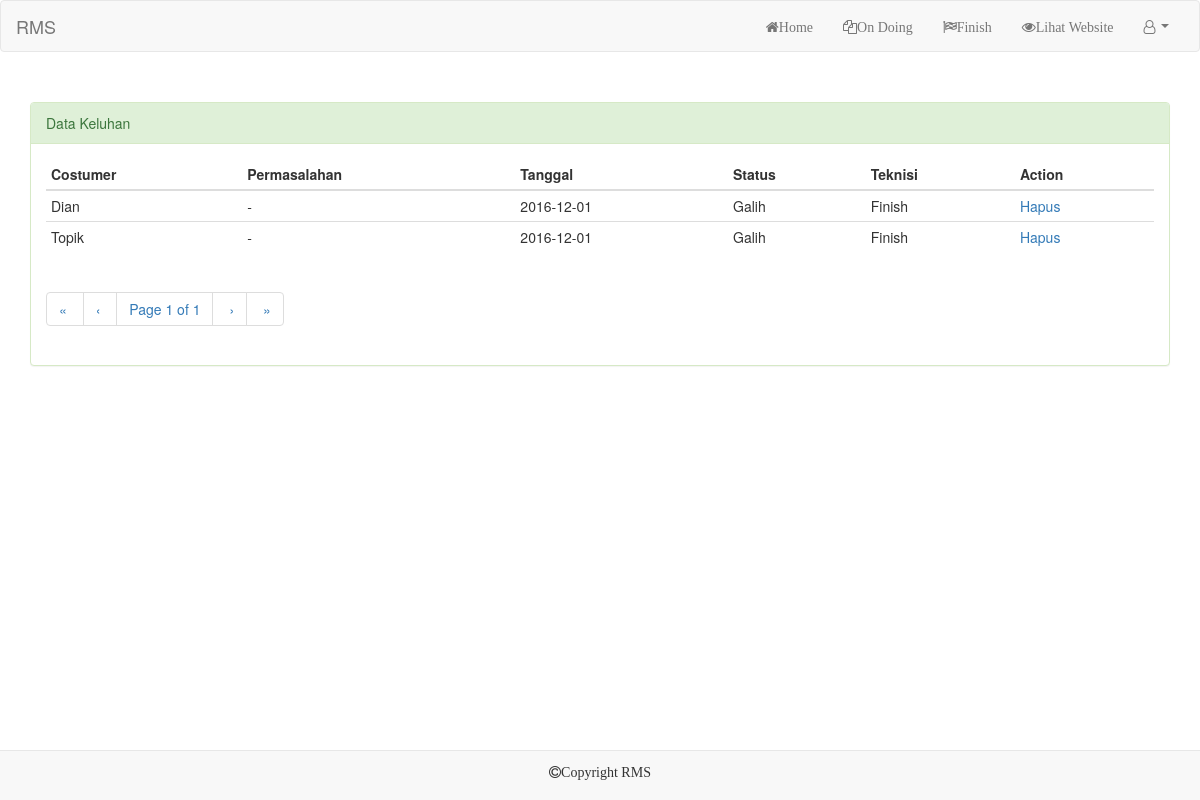
The app's page /pages/finish.php (signed in) with its own data.
### tables this page shows
CREATE TABLE `keluhan` (
  `id_costumer` int(11) NOT NULL,
  `costumer` varchar(50) NOT NULL,
  `permasalahan` text NOT NULL,
  `tanggal` date NOT NULL,
  `teknisi` enum('-','Alfif','Galih') NOT NULL,
  `status` enum('-','On Doing','Finish') NOT NULL
);

### pages/finish.php (the view, shortened to what this page needs)
<!DOCTYPE html>
<html>
<head>
</head>
<link href="../assets/css/bootstrap.min.css" rel="stylesheet">
<link href="../assets/css/bootstrap.css" rel="stylesheet">
<body>
	<?php include('menu.php'); ?>
	<?php
	include("pagination.php");
	$sql =  "SELECT * FROM keluhan WHERE status='Finish'";
	$result = mysql_query($sql);
        	$rpp = 2;
        	$reload = "finish.php?pagination=true";
        	$page = (isset($_GET['page'])) ? (int)$_GET['page'] : 1;
        	$tcount = mysql_num_rows($result);
        	$tpages = ($tcount) ? ceil($tcount/$rpp) : 1;
        	$count = 0;
        	$i = ($page-1)*$rpp;
        	?>
        	<div class="container" style="margin-top: 50px">
        		<div class="panel panel-success	">
        			<div class="panel-heading">Data Keluhan</div>
        			<div class="panel-body">
        				<table class="table table-condensed">
        					<thead>
        						<tr>
        							<th>Costumer</th>
        							<th>Permasalahan</th>
        							<th>Tanggal</th>
        							<th>Status</th>
        							<th>Teknisi</th>
        							<th>Action</th>
        						</tr>
        					</thead>
        					<tbody>
        						<?php
        						while(($count<$rpp) && ($i<$tcount)) {
        							$data = mysql_fetch_array($result);
        							?>
        							<tr>
        								<?php echo '<td>'.$data['costumer'].'</td>'; ?>
        								<?php echo '<td>'.$data['permasalahan'].'</td>'; ?>
        								<?php echo '<td>'.$data['tanggal'].'</td>'; ?>
        								<?php echo '<td>'.$data['teknisi'].'</td>'; ?>
        								<?php echo '<td>'.$data['status'].'</td>'; ?>
        								<?php echo '<td><a href="delete.php?id='.$data['id_costumer'].'" onclick="return confirm(\'Yakin?\')">Hapus</a></td>'; ?>
        							</tr>
        							<?php
        							$i++;
        							$count++;
        						}
        						?>
        					</tbody>
        				</table>
        				<div><?php echo paginate_one($reload, $page, $tpages); ?></div>
        			</div>
        		</div>
        	</div>
        <div class="container">
                <nav class="navbar navbar-default navbar-fixed-bottom"><p
                        style="text-align:center; margin-top: 10px";><i class="fa fa-copyright" aria-hidden="true">Copyright RMS</p></i>
                </nav>
        </div>
</body>
</html>

### pages/menu.php (shortened to what this page needs)
</head>
<link href="./assets/css/bootstrap.min.css" rel="stylesheet">
<link href="./assets/css/bootstrap.css" rel="stylesheet">
<link href="../assets/fonts/css/font-awesome.css" rel="stylesheet">
<link href="../style.css" rel="stylesheet" type="text/css">
<body>
	<nav class="navbar navbar-default">
		<div class="container-fluid">
			<div class="navbar-header">
				<a class="navbar-brand" href="../index.php">RMS</a>
			</div>
			<div class="collapse navbar-collapse" id="bs-example-navbar-collapse-1">
				<ul class="nav navbar-nav navbar-right">
					<li><a href="../index.php"><i class="fa fa-home" aria-hidden="true">Home</i></a></li>
					<li><a href="ondoing.php"><i class="fa fa-files-o" aria-hidden="true">On Doing</i></a></li>
					<li><a href="finish.php"><i class="fa fa-flag-checkered" aria-hidden="true">Finish</i></a></li>
					<li><a href="../index_user.php"><i class="fa fa-eye" aria-hidden="true">Lihat Website</i></a></li>
					<li class="dropdown">
						<a href="#" class="dropdown-toggle" data-toggle="dropdown" role="button" aria-haspopup="true" aria-expanded="false"><i class="fa fa-user-o" aria-hidden="true"> <span class="caret"></span></a></i>
					</li>
				</ul>
			</div>
		</div>
	</nav>
</body>
</html>

### pages/pagination.php
<?php
function paginate_one($reload, $page, $tpages) {
	$firstlabel = "&laquo;&nbsp;";
	$prevlabel  = "&lsaquo;&nbsp;";
	$nextlabel  = "&nbsp;&rsaquo;";
	$lastlabel  = "&nbsp;&raquo;";
	$out = "<ul class=\"pagination\">";
	if($page>1) {
		$out.= "<li><a href=\"" . $reload . "\">" . $firstlabel . "</a></li>";
	}
	else {
		$out.= "<li><span>" . $firstlabel . "</span></li>";
	}
	if($page==1) {
		$out.= "<li><span>" . $prevlabel . "</span></li>";
	}
	elseif($page==2) {
		$out.= "<li><a href=\"" . $reload . "\">" . $prevlabel . "</a></li>";
	}
	else {
		$out.= "<li><a href=\"" . $reload . "&amp;page=" . ($page-1) . "\">" . $prevlabel . "</a></li>";
	}
	$out.= "<li><span class=\"current\">Page " . $page . " of " . $tpages ."</span></li>";
	if($page<$tpages) {
		$out.= "<li><a href=\"" . $reload . "&amp;page=" .($page+1) . "\">" . $nextlabel . "</a></li>";
	}
	else {
		$out.= "<li><span>" . $nextlabel . "</span></li>";
	}
	if($page<$tpages) {
		$out.= "<li><a href=\"" . $reload . "&amp;page=" . $tpages . "\">" . $lastlabel . "</a></li>";
	}
	else {
		$out.= "<li><span>" . $lastlabel . "</span></li>";
	}
	$out.= "</ul>";
	return $out;
}
?>

### records on screen
keluhan: costumer "Dian", permasalahan "-", tanggal "2016-12-01", teknisi "Galih", status "Finish"
keluhan: costumer "Topik", permasalahan "-", tanggal "2016-12-01", teknisi "Galih", status "Finish"

### other values on screen
$firstlabel "«"
$prevlabel "‹"
$page "1"
$tpages "1"
$nextlabel "›"
$lastlabel "»"
